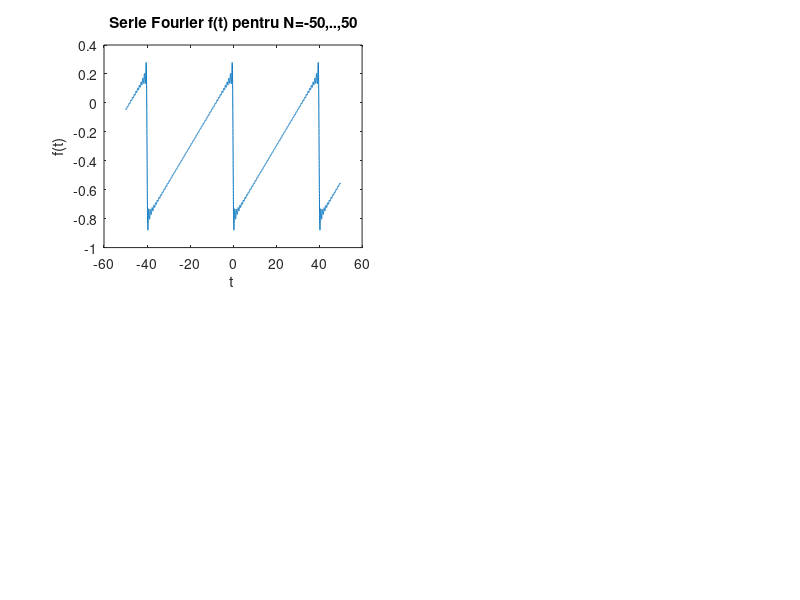
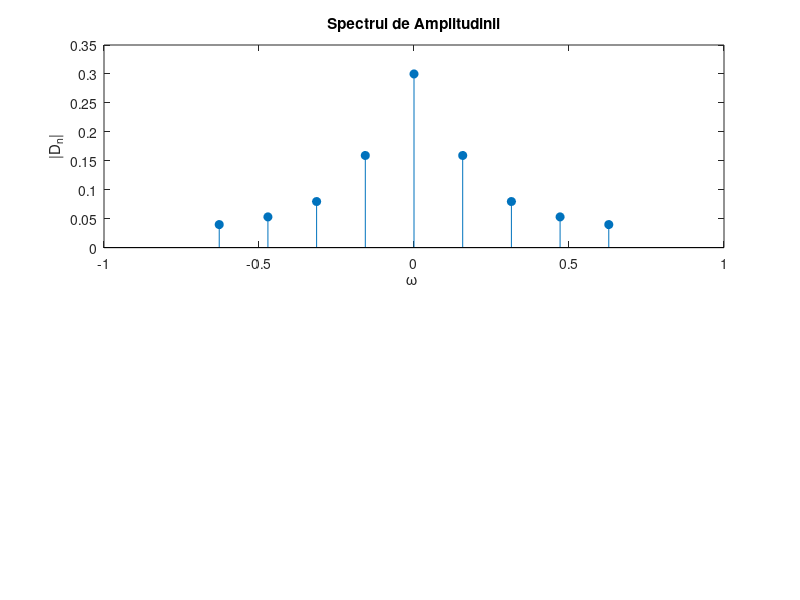

MATLAB code for these plots, in order:
clear;                                  % elibereaza memoria matlab

figure(1); clf;				% deschide si elibereaza figura 1



To = 40; wo = 2*pi/To;			% perioada si omega0



D0 = -0.3;				% cc



t = -50:0.01:50;				% Cx



N = 50;			% +/- valoarea lui N



for i = 1,				

   

   f = D0*ones(size(t));		

   

   for n = -N:-1,			% loop pentru n negativ

      Dn = j/(2*pi*n);			% Coeficient Serie Fourier

      f = f + real(Dn*exp(j*n*wo*t));	% suma termenilor seriei Fourier

   end;

   

   for n = 1:N,			% loop pentru n pozitiv

      Dn = j/(2*pi*n);                  % coeficienti SF

      f = f + real(Dn*exp(j*n*wo*t));	% suma c

   end;

   

   subplot(2,2,i);			%Reprezentarea f(t)

   plot(t,f);				% semnalul propriu zis

   

   xlabel('t ');

   ylabel('f(t)');

   titlevec = ['Serie Fourier f(t) pentru N=' num2str(-N),',..,',num2str(N)];

   title(titlevec);

   

end;



% Spectrul de amplitudini

clear;					

figure(2); clf;				



To = 40; wo = 2*pi/To;			% perioada si frecventa



D0 = -0.3;				% cc



i = 1;					% vector pentru pastrare Dn si w



for n = -4:-1,				

   Dn(i) = j/(2*pi*n);    % calculeaza si pastreaza coeficientii Fourier

   w(i) = n*wo;				% pastreaza frecventa asociata lor

	i = i + 1;			% increment

end;



Dn(i) = D0; w(i) = 0;							

i = i + 1;				



for n = 1:4,				

   Dn(i) = j/(2*pi*n);                  

   w(i) = n*wo;				

   i = i + 1;				

end;

   

subplot(2,1,1);				

stem(w,abs(Dn),'filled');

xlabel('\omega ');

ylabel('|D_n|');

title('Spectrul de Amplitudinii');